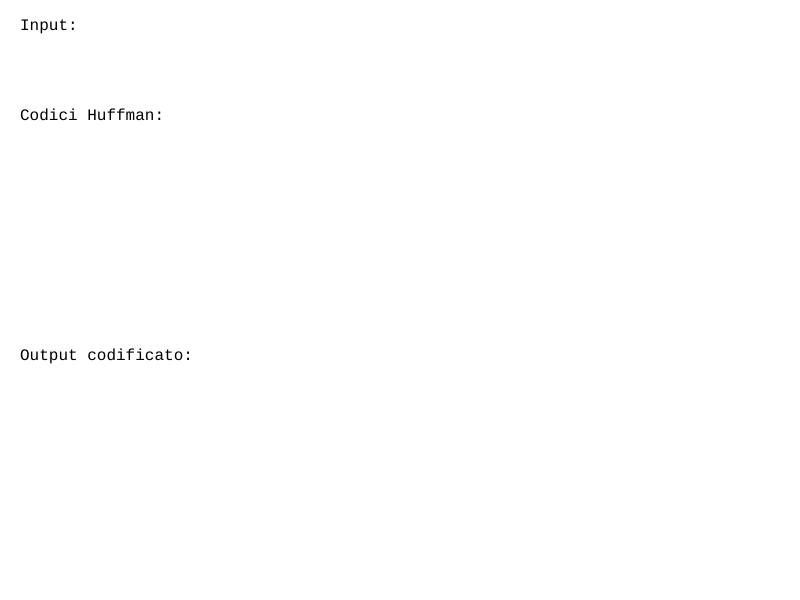
Frame 1 (no input)
Frame 60 (no input): identical to frame 1, image omitted
Frame 120 (the mouse pressed at the canvas centre since frame 60): identical to frame 1, image omitted

The p5.js sketch that drew this single still picture (run headless with seeded random() and noise() and a simulated clock; from frame 60 on, the mouse is pressed at the canvas centre):

// p5.js sketch
// ── sketch.js
let inputText = '';
let huffmanCodes = {};
let encoded = '';

function setup() {
  createCanvas(800, 600);
  createP("Huffman – Inserisci solo numeri:");
  inputField = createInput();
  inputField.input(processInput);
  textFont('monospace');
  textSize(16);
}

function processInput() {
  inputText = this.value().replace(/\D/g, '');
  if (inputText.length === 0) {
    encoded = '';
    huffmanCodes = {};
    return;
  }

  let freq = {};
  for (let char of inputText) {
    freq[char] = (freq[char] || 0) + 1;
  }

  let nodes = [];
  for (let char in freq) {
    nodes.push({ char, freq: freq[char], left: null, right: null });
  }

  while (nodes.length > 1) {
    nodes.sort((a, b) => a.freq - b.freq);
    let left = nodes.shift();
    let right = nodes.shift();
    nodes.push({ char: null, freq: left.freq + right.freq, left, right });
  }

  let tree = nodes[0];
  huffmanCodes = {};
  buildCodes(tree, '');

  encoded = '';
  for (let char of inputText) {
    encoded += huffmanCodes[char];
  }
}

function buildCodes(node, code) {
  if (!node.left && !node.right) {
    huffmanCodes[node.char] = code;
    return;
  }
  buildCodes(node.left, code + '0');
  buildCodes(node.right, code + '1');
}

function drawScrollableText(str, x, y, w, h, lineHeight = 20) {
  let parts = str.match(new RegExp(`.{1,${Math.floor(w / 10)}}`, 'g')) || [];
  let maxLines = Math.floor(h / lineHeight);
  let totalLines = parts.length;
  let start = totalLines > maxLines ? totalLines - maxLines : 0;

  for (let i = 0; i < maxLines && i + start < totalLines; i++) {
    let line = parts[start + i];
    if (i === 0 && totalLines > maxLines) line = '...' + line.slice(3);
    text(line, x, y + i * lineHeight);
  }
}

function draw() {
  background(255);
  fill(0);
  text("Input:", 20, 30);
  drawScrollableText(inputText, 80, 30, 700, 80);

  text("Codici Huffman:", 20, 120);
  let sortedDigits = Object.keys(huffmanCodes).sort();
  for (let i = 0; i < sortedDigits.length; i++) {
    let digit = sortedDigits[i];
    text(`${digit} → ${huffmanCodes[digit]}`, 40, 140 + i * 20);
  }

  text("Output codificato:", 20, 360);
  drawScrollableText(encoded, 20, 380, 760, 200);
} 
